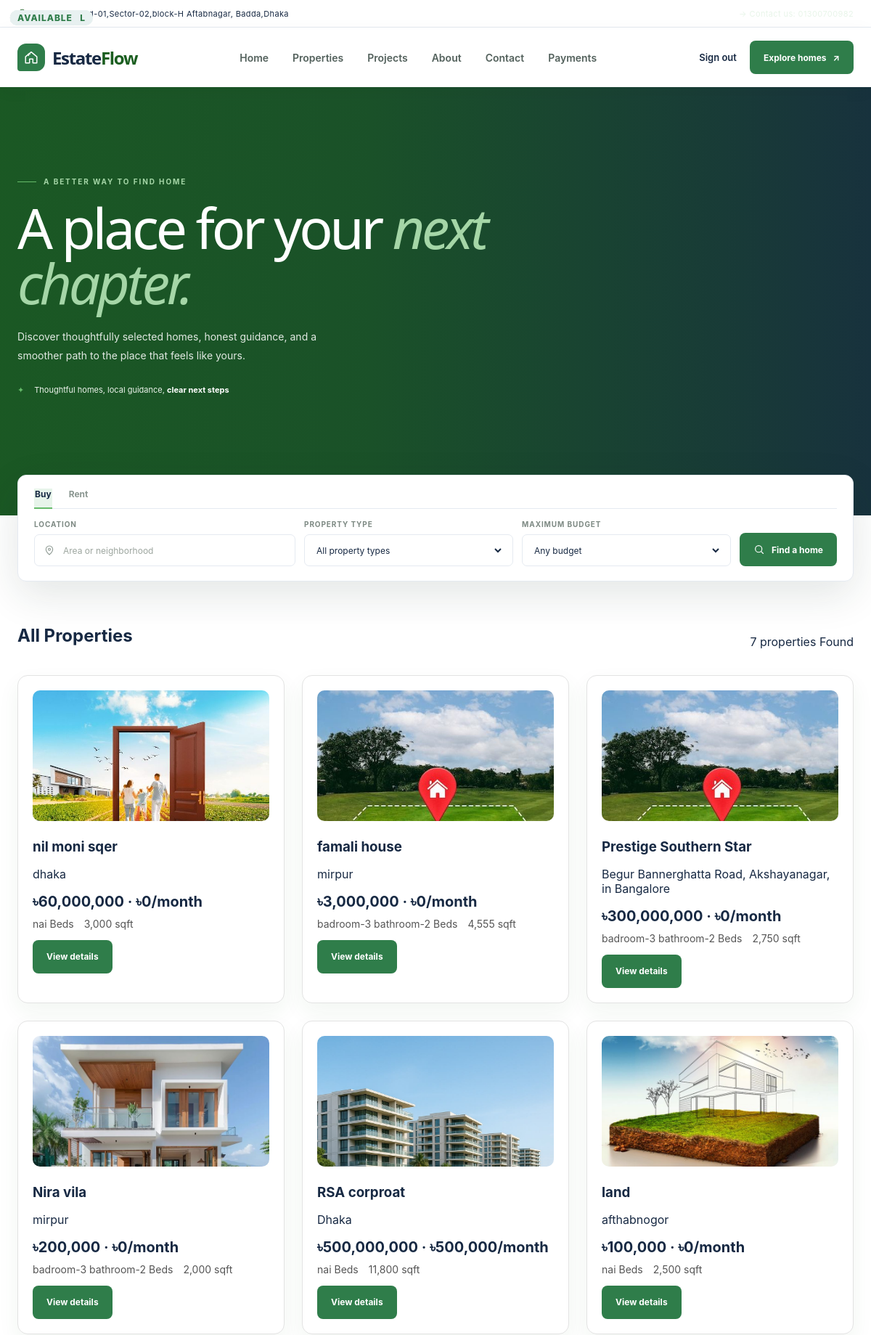
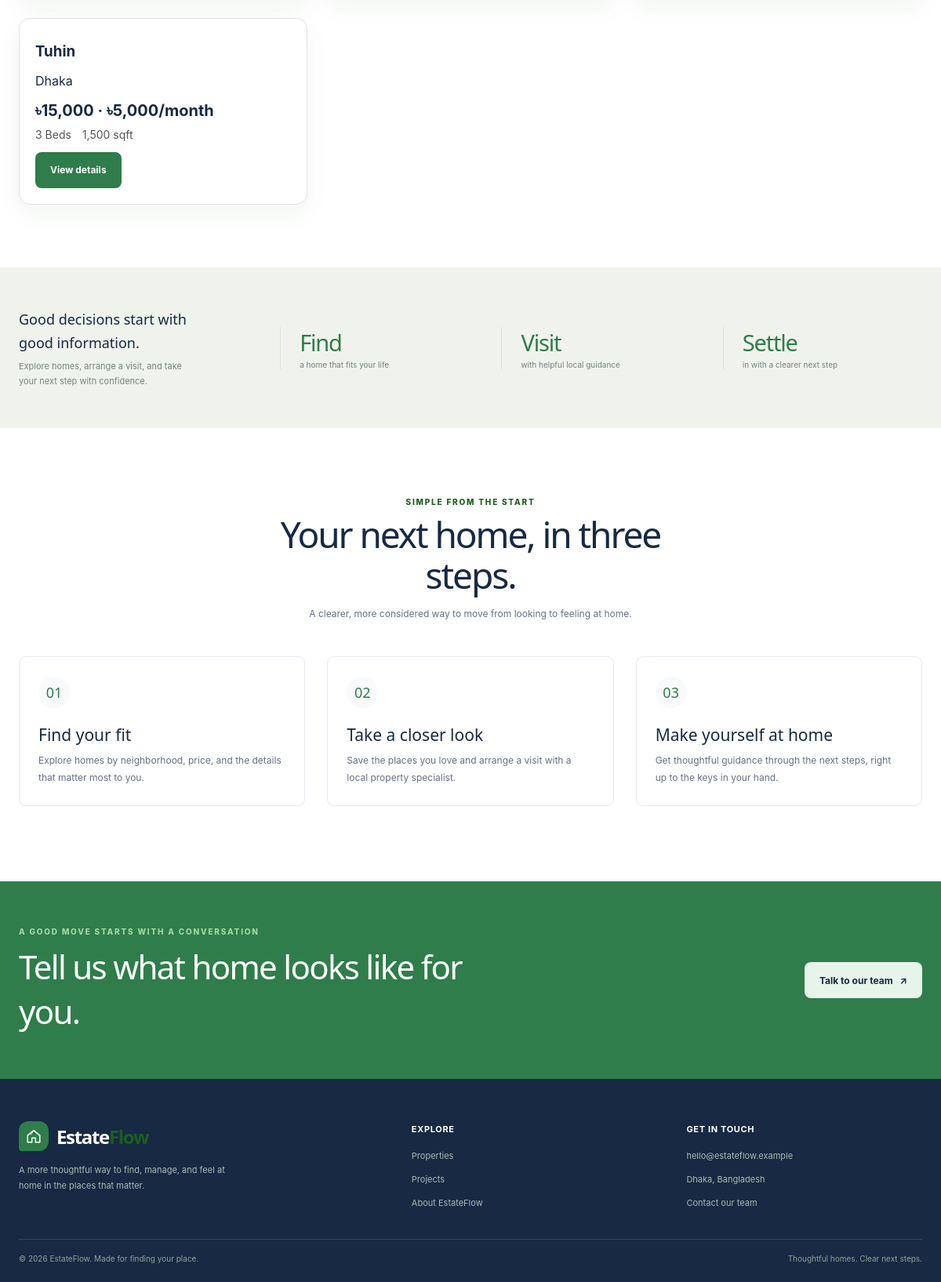
Screenshot of /frontend/user/customers_dashboard.php (signed in) with the database file from the repository (2 pictures, top to bottom).
### tables this page shows
CREATE TABLE `properties` (
  `property_id` bigint UNSIGNED NOT NULL,
  `owner_id` bigint UNSIGNED NOT NULL,
  `title` varchar(100) NOT NULL,
  `property_type` enum('flat','land','commercial') NOT NULL,
  `address` varchar(255) NOT NULL,
  `area_sqft` decimal(10,2) DEFAULT NULL,
  `price` decimal(12,2) DEFAULT NULL,
  `monthly_rent` decimal(12,2) DEFAULT NULL,
  `flat_details` varchar(100) NOT NULL,
  `status` enum('available','sold','rented') NOT NULL DEFAULT 'available',
  `description` text,
  `created_at` datetime NOT NULL DEFAULT CURRENT_TIMESTAMP,
  `imagas` varchar(100) NOT NULL
);

### frontend/user/customers_dashboard.php (the view, shortened to what this page needs)
<?php
$location = trim($_GET['location'] ?? '');
$where  = [];
$sql = "SELECT property_id, title, property_type, address, area_sqft,
               price, monthly_rent, flat_details, status, imagas
        FROM properties"
     . ($where ? " WHERE " . implode(' AND ', $where) : "") . "
        ORDER BY created_at DESC";
$stmt = $conn->prepare($sql);
$stmt->execute();
$result = $stmt->get_result();
$total  = $result->num_rows;
?>
<!DOCTYPE html>
<html lang="en">
<head>
  <link rel="stylesheet" href="partials/style.css">
</head>
<body>
  <?php include __DIR__ . '/partials/customar_header.php'; ?>
  <main>
    <section class="hero" aria-labelledby="hero-title">
      <div class="shell">
        <div class="hero-content">
          <p class="eyebrow">A better way to find home</p>
          <h1 id="hero-title">A place for your <em>next chapter.</em></h1>
          <p class="hero-copy">Discover thoughtfully selected homes, honest guidance, and a smoother path to the place that feels like yours.</p>
          <div class="hero-proof">
            <span class="proof-stars" aria-hidden="true">✦</span>
            <span>Thoughtful homes, local guidance, <strong>clear next steps</strong></span>
          </div>
        </div>
      </div>
    </section>
    <div class="shell search-wrap">
      <form class="search-panel" id="property-search" role="search" method="get" action="#properties">
        <div class="search-tabs" role="tablist" aria-label="Listing type">
          <button class="search-tab" type="button" role="tab" aria-selected="true" data-mode="buy">Buy</button>
          <button class="search-tab" type="button" role="tab" aria-selected="false" data-mode="rent">Rent</button>
        </div>
        <div class="search-fields">
          <div class="field">
            <label for="location">Location</label>
            <div class="input-wrap">
              <svg width="16" height="16" viewBox="0 0 24 24" fill="none" aria-hidden="true"><path d="M19 10c0 5-7 11-7 11S5 15 5 10a7 7 0 1 1 14 0Z" stroke="currentColor" stroke-width="1.6"/><circle cx="12" cy="10" r="2.2" stroke="currentColor" stroke-width="1.6"/></svg>
              <input id="location" name="location" type="search" placeholder="Area or neighborhood" value="<?= htmlspecialchars($location) ?>">
            </div>
          </div>
          <div class="field">
            <label for="property-type">Property type</label>
            <div class="input-wrap">
              <select id="property-type" name="type">
                <option value="">All property types</option>
              </select>
            </div>
          </div>
          <div class="field">
            <label for="budget">Maximum budget</label>
            <div class="input-wrap">
              <select id="budget" name="budget">
                <option value="">Any budget</option>
              </select>
            </div>
          </div>
          <button class="button search-submit" type="submit">
            <svg viewBox="0 0 24 24" fill="none" aria-hidden="true"><circle cx="10.8" cy="10.8" r="6.8" stroke="currentColor" stroke-width="1.8"/><path d="m16 16 4.2 4.2" stroke="currentColor" stroke-width="1.8" stroke-linecap="round"/></svg>
            Find a home
          </button>
        </div>
      </form>
    </div>
    <section class="properties-section" id="properties">
      <div class="shell">
        <div class="section-head">
          <h2>All Properties</h2>
          <p><?= $total ?>  properties Found</p>
        </div>
        <div class="property-grid">
          <?php if ($total > 0): ?>
            <?php while ($p = $result->fetch_assoc()): ?>
              <article class="property-card">
                <?php if (!empty($p['imagas'])): ?>
                  <img src="../../backend/owner/property_crud/<?= htmlspecialchars($p['imagas']) ?>" alt="<?= htmlspecialchars($p['title']) ?>">
                <?php endif; ?>
                <span class="badge"><?= htmlspecialchars(ucfirst($p['status'])) ?></span>
                <h3><?= htmlspecialchars($p['title']) ?></h3>
                <p><?= htmlspecialchars($p['address']) ?></p>
                <p class="price">
                  <?php if ($p['price'] !== null): ?>
                    ৳<?= number_format($p['price']) ?>
                  <?php endif; ?>
                  <?php if ($p['monthly_rent'] !== null): ?>
                    <?= $p['price'] !== null ? ' · ' : '' ?>৳<?= number_format($p['monthly_rent']) ?>/month
                  <?php endif; ?>
                </p>
                <ul class="meta">
                  <?php if (!empty($p['flat_details'])): ?><li><?= htmlspecialchars($p['flat_details']) ?> Beds</li><?php endif; ?>
                  <?php if ($p['area_sqft'] !== null): ?><li><?= number_format($p['area_sqft']) ?> sqft</li><?php endif; ?>
                </ul>
                <a class="button" href="property-details.php?id=<?= (int)$p['property_id'] ?>">View details</a>
              </article>
            <?php endwhile; ?>
          <?php else: ?>
            <p>Kono property pawa jayni.</p>
          <?php endif; ?>
        </div>
      </div>
    </section>
    <section class="trust-band" aria-label="EstateFlow at a glance">
      <div class="shell trust-inner">
        <div class="trust-copy"><strong>Good decisions start with good information.</strong>Explore homes, arrange a visit, and take your next step with confidence.</div>
        <div class="trust-stat"><strong>Find</strong><span>a home that fits your life</span></div>
        <div class="trust-stat"><strong>Visit</strong><span>with helpful local guidance</span></div>
        <div class="trust-stat"><strong>Settle</strong><span>in with a clearer next step</span></div>
      </div>
    </section>
    <section class="how-section" id="how-it-works" aria-labelledby="how-title">
      <div class="shell">
        <div class="how-intro">
          <p class="section-kicker">Simple from the start</p>
          <h2 class="section-title" id="how-title">Your next home, in three steps.</h2>
          <p class="section-description">A clearer, more considered way to move from looking to feeling at home.</p>
        </div>
        <div class="steps">
          <article class="step">
            <span class="step-number">01</span>
            <h3>Find your fit</h3>
            <p>Explore homes by neighborhood, price, and the details that matter most to you.</p>
          </article>
          <article class="step">
            <span class="step-number">02</span>
            <h3>Take a closer look</h3>
            <p>Save the places you love and arrange a visit with a local property specialist.</p>
          </article>
          <article class="step">
            <span class="step-number">03</span>
            <h3>Make yourself at home</h3>
            <p>Get thoughtful guidance through the next steps, right up to the keys in your hand.</p>
          </article>
        </div>
      </div>
    </section>
    <section class="cta" id="contact">
      <div class="shell cta-inner">
        <div>
          <p class="section-kicker">A good move starts with a conversation</p>
          <h2>Tell us what home looks like for you.</h2>
        </div>
        <a class="button" href="mailto:hello@estateflow.example">Talk to our team <span aria-hidden="true">↗</span></a>
      </div>
    </section>
  </main>
  <?php include __DIR__ . '/partials/footer.php'; ?>
</body>
</html>

### frontend/user/customers_dashboard.php (style rules this page uses)
.properties-section { padding: 40px 0 20px; }
.properties-section .section-head { margin-bottom: 20px; }
.property-grid { display:grid; grid-template-columns:repeat(auto-fill,minmax(280px,1fr)); gap:24px; margin-bottom:60px; }
.property-card { border:1px solid #e3e3e3; border-radius:14px; padding:20px; background:#fff; }
.property-card img { width:100%; height:180px; object-fit:cover; border-radius:10px; margin-bottom:10px; }
.property-card h3 { margin:10px 0 4px; }
.badge { display:inline-block; font-size:12px; padding:3px 10px; border-radius:20px; background:#e8f1f1; margin-right:6px; }
.price { font-size:20px; font-weight:700; margin:10px 0; }
.meta { display:flex; gap:14px; list-style:none; padding:0; margin:0 0 14px; color:#555; font-size:14px; }

### rows the page displays
properties: imagas (picture), title "nil moni sqer", address "dhaka", price "60,000,000", monthly_rent "0", flat_details "nai", area_sqft "3,000"
properties: imagas (picture), title "famali house", address "mirpur", price "3,000,000", monthly_rent "0", flat_details "badroom-3 bathroom-2", area_sqft "4,555"
properties: imagas (picture), title "Prestige Southern Star", address "Begur Bannerghatta Road, Akshayanagar, in Bangalore", price "300,000,000", monthly_rent "0", flat_details "badroom-3 bathroom-2", area_sqft "2,750"
properties: imagas (picture), title "Nira vila", address "mirpur", price "200,000", monthly_rent "0", flat_details "badroom-3 bathroom-2", area_sqft "2,000"
properties: imagas (picture), title "RSA corproat", address "Dhaka", price "500,000,000", monthly_rent "500,000", flat_details "nai", area_sqft "11,800"
properties: imagas (picture), title "land", address "afthabnogor", price "100,000", monthly_rent "0", flat_details "nai", area_sqft "2,500"
properties: status "AVAILABLE", title "Tuhin", address "Dhaka", price "15,000", monthly_rent "5,000", flat_details "3", area_sqft "1,500"

### other values shown
$total "7"
